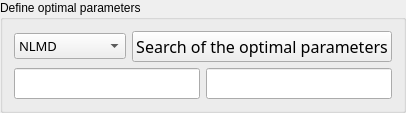
             <widget class="QGroupBox" name="groupBox_2">
              <property name="title">
               <string>Define optimal parameters</string>
              </property>
              <layout class="QVBoxLayout" name="verticalLayout_10">
               <item>
                <layout class="QHBoxLayout" name="horizontalLayout_6">
                 <item>
                  <widget class="QComboBox" name="ChoiceBox">
                   <property name="sizePolicy">
                    <sizepolicy hsizetype="Preferred" vsizetype="Maximum">
                     <horstretch>0</horstretch>
                     <verstretch>0</verstretch>
                    </sizepolicy>
                   </property>
                   <property name="font">
                    <font>
                     <family>Noto Sans Cond</family>
                     <pointsize>10</pointsize>
                     <weight>50</weight>
                     <italic>false</italic>
                     <bold>false</bold>
                    </font>
                   </property>
                   <property name="toolTip">
                    <string>&lt;html&gt;&lt;head/&gt;&lt;body&gt;&lt;p&gt;&lt;span style=&quot; font-size:11pt;&quot;&gt;Choice of the denoising algorithm&lt;/span&gt;&lt;/p&gt;&lt;/body&gt;&lt;/html&gt;</string>
                   </property>
                   <property name="styleSheet">
                    <string notr="true"/>
                   </property>
                   <item>
                    <property name="text">
                     <string>NLMD</string>
                    </property>
                   </item>
                   <item>
                    <property name="text">
                     <string>BM3D</string>
                    </property>
                   </item>
                   <item>
                    <property name="text">
                     <string>VSNR</string>
                    </property>
                   </item>
                   <item>
                    <property name="text">
                     <string>TV Chambolle</string>
                    </property>
                   </item>
                  </widget>
                 </item>
                 <item>
                  <widget class="QPushButton" name="Denoise_button">
                   <property name="sizePolicy">
                    <sizepolicy hsizetype="Minimum" vsizetype="Maximum">
                     <horstretch>0</horstretch>
                     <verstretch>0</verstretch>
                    </sizepolicy>
                   </property>
                   <property name="font">
                    <font>
                     <family>Noto Sans Cond</family>
                     <pointsize>12</pointsize>
                     <weight>50</weight>
                     <italic>false</italic>
                     <bold>false</bold>
                    </font>
                   </property>
                   <property name="toolTip">
                    <string>&lt;html&gt;&lt;head/&gt;&lt;body&gt;&lt;p&gt;&lt;span style=&quot; font-size:11pt;&quot;&gt;Determination of the best denoising parameter&lt;/span&gt;&lt;/p&gt;&lt;/body&gt;&lt;/html&gt;</string>
                   </property>
                   <property name="styleSheet">
                    <string notr="true"/>
                   </property>
                   <property name="text">
                    <string>Search of the optimal parameters</string>
                   </property>
                  </widget>
                 </item>
                </layout>
               </item>
               <item>
                <layout class="QHBoxLayout" name="horizontalLayout_5">
                 <item>
                  <widget class="QLineEdit" name="SSIM_info">
                   <property name="font">
                    <font>
                     <family>Noto Sans Cond</family>
                     <pointsize>12</pointsize>
                     <weight>50</weight>
                     <italic>false</italic>
                     <bold>false</bold>
                    </font>
                   </property>
                   <property name="toolTip">
                    <string>&lt;html&gt;&lt;head/&gt;&lt;body&gt;&lt;p&gt;&lt;span style=&quot; font-size:11pt;&quot;&gt;Best denoising parameter from SSIM indice&lt;/span&gt;&lt;/p&gt;&lt;/body&gt;&lt;/html&gt;</string>
                   </property>
                   <property name="readOnly">
                    <bool>true</bool>
                   </property>
                  </widget>
                 </item>
                 <item>
                  <widget class="QLineEdit" name="MSE_info">
                   <property name="font">
                    <font>
                     <family>Noto Sans Cond</family>
                     <pointsize>12</pointsize>
                     <weight>50</weight>
                     <italic>false</italic>
                     <bold>false</bold>
                    </font>
                   </property>
                   <property name="toolTip">
                    <string>&lt;html&gt;&lt;head/&gt;&lt;body&gt;&lt;p&gt;&lt;span style=&quot; font-size:11pt;&quot;&gt;Best denoising parameter from MSE indice&lt;/span&gt;&lt;/p&gt;&lt;/body&gt;&lt;/html&gt;</string>
                   </property>
                   <property name="readOnly">
                    <bool>true</bool>
                   </property>
                  </widget>
                 </item>
                </layout>
               </item>
              </layout>
             </widget>
